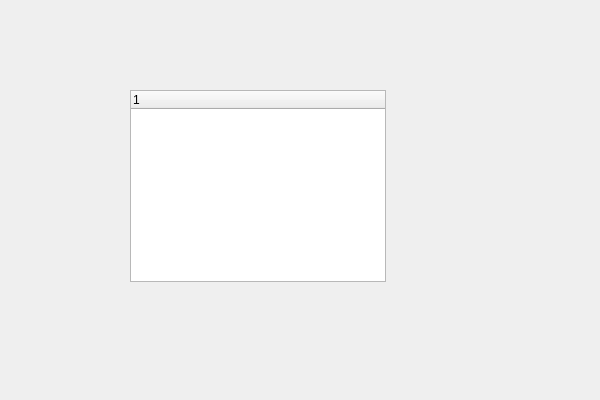
<?xml version="1.0" encoding="UTF-8"?>
<ui version="4.0">
 <class>QTreeWIDgetWindowClass</class>
 <widget class="QWidget" name="QTreeWIDgetWindowClass">
  <property name="geometry">
   <rect>
    <x>0</x>
    <y>0</y>
    <width>600</width>
    <height>400</height>
   </rect>
  </property>
  <property name="windowTitle">
   <string>QTreeWIDgetWindow</string>
  </property>
  <widget class="QTreeWidget" name="treeWidget">
   <property name="geometry">
    <rect>
     <x>130</x>
     <y>90</y>
     <width>256</width>
     <height>192</height>
    </rect>
   </property>
  </widget>
 </widget>
 <layoutdefault spacing="6" margin="11"/>
 <resources>
  <include location="QTreeWIDgetWindow.qrc"/>
 </resources>
 <connections/>
</ui>
